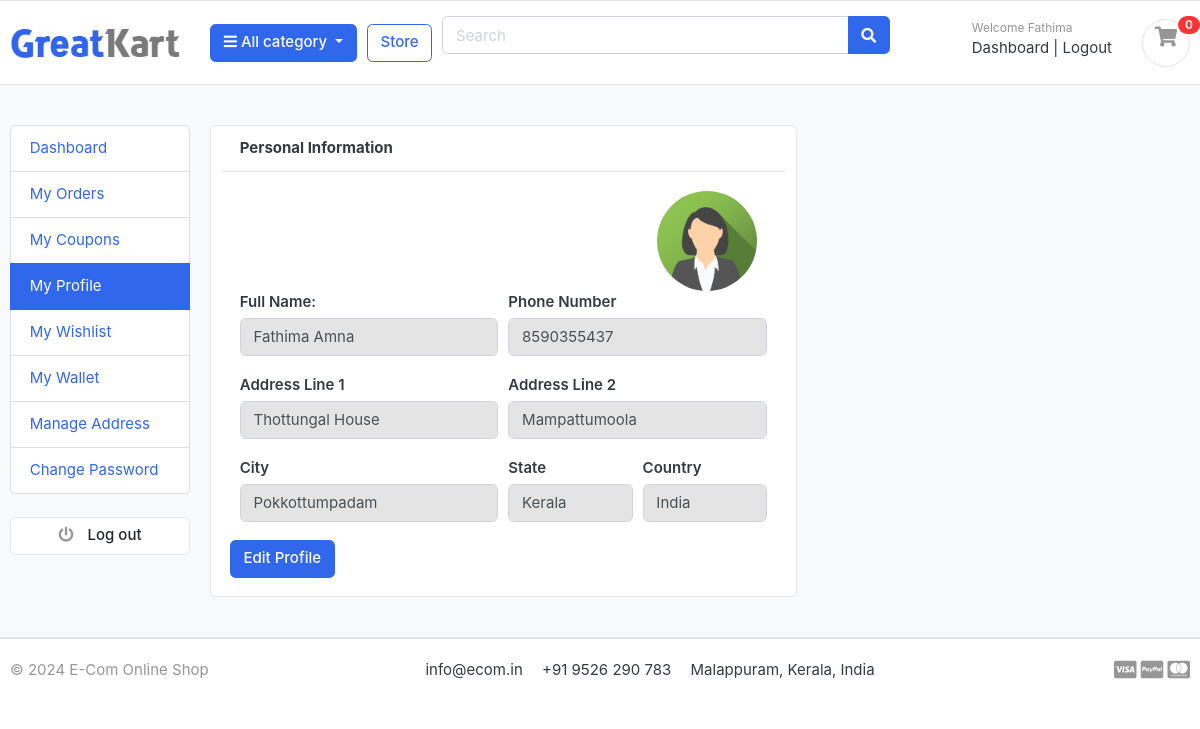
Screenshot of /accounts/my_profile/ (signed in) with the database file from the repository.
### accounts/models.py (models this page shows, shortened)
class Account(AbstractBaseUser):
    first_name = models.CharField(max_length=50)
    last_name = models.CharField(max_length=50)
    email = models.EmailField(max_length=100, unique=True)
    phone_number = models.CharField(max_length=12, unique=True, default='')
    wallet = models.FloatField(null=True, default=0.0)
    date_joined = models.DateTimeField(auto_now_add=True)
    last_login = models.DateTimeField(auto_now_add=True)
    is_admin = models.BooleanField(default=False)
    is_staff = models.BooleanField(default=False)
    is_active = models.BooleanField(default=True)
    is_superadmin = models.BooleanField(default=False)
    USERNAME_FIELD = 'email'
    REQUIRED_FIELDS = ['first_name', 'last_name', 'phone_number']
    objects = MyAccountManager()
    class Meta:
        verbose_name = 'account'
        verbose_name_plural = 'accounts'

class UserProfile(models.Model):
    user = models.OneToOneField(Account, on_delete=models.CASCADE)
    phone_number = models.CharField(blank=True, max_length=15)
    address_line_1 = models.CharField(blank=True, max_length=100)
    address_line_2 = models.CharField(blank=True, max_length=100)
    profile_picture = models.ImageField(blank=True, upload_to='userprofile')
    city = models.CharField(max_length=20, blank=True)
    state = models.CharField(max_length=20, blank=True)
    country = models.CharField(max_length=20, blank=True)

### accounts/views.py (the view)
# urls.py: path('my_profile/', views.my_profile, name='my_profile'),
@cache_control(no_cache=True, must_revalidate=True, no_store=True)
@login_required(login_url="login_user")
def my_profile(request):
    user = request.user
    userprofile = UserProfile.objects.filter(user=request.user).first()
    if userprofile:
        user_data = get_object_or_404(Account, id=user.id)
        profile_data = get_object_or_404(UserProfile, user=user)
        context = {
            "user_data": user_data,
            "profile_data": profile_data,
            "userprofile": userprofile,
        }
        return render(request, "accounts/my-profile.html", context)
    else:
        user_data = get_object_or_404(Account, id=user.id)
        context = {"user_data": user_data, "userprofile": userprofile}
        return render(request, "accounts/my-profile.html", context)

### carts/context_processors.py (called while the page is built)
def counter(request):
    cart_count = 0
    if 'admin' in request.path:
        return {}
    else:
        try:
            cart = Cart.objects.filter(cart_id = _cart_id(request))
            if request.user.is_authenticated:
                cart_items = CartItem.objects.all().filter(user=request.user)
            else:
                cart_items = CartItem.objects.all().filter(cart=cart[:1])
            for cart_item in cart_items:
                cart_count += cart_item.quantity
        except Cart.DoesNotExist:
            cart_count = 0
    return dict(cart_count=cart_count)

### carts/views.py (called while the page is built)
def _cart_id(request):
    cart = request.session.session_key
    if not cart:
        cart = request.session.create()
    return cart

### category/context_processors.py (called while the page is built)
def menu_links(request):
    links = Category.objects.all()
    return dict(links=links)

### category/models.py (called while the page is built)
    def get_url(self):
        return reverse('products_by_category', args=[self.slug])

### templates/accounts/my-profile.html (shortened to what this page needs)
{% extends 'base.html' %}
{% load static %}
{% block content %}
<section class="section-conten padding-y bg" xmlns="http://www.w3.org/1999/html">
    <div class="container">
        <div class="row">
            {% include 'includes/dashboard-sidebar.html' %}
            <main class="col-md-9">
                <article class="card col-md-8">
                    <header class="card-header">
                        <strong class="d-inline-block mr-3">Personal Information</strong>
                    </header>
                    {% if userprofile %}
                        <div class="card-body">
                            <div class="text-right col-md-12">
                                <img src="{{ profile_data.profile_picture.url }}" alt="Profile Picture" width="100" style="border-radius:50px" >
                            </div>
                            <div class="row">
                                <div class="col-md-12">
                                    <div class="form-row">
                                        <div class="form-group col-md-6">
                                            <label class="font-weight-bold">Full Name:</label>
                                            <input type="text" class="form-control" value="{{ user_data.first_name }} {{ user_data.last_name }}" readonly>
                                        </div>
                                        <div class="form-group col-md-6">
                                            <label class="font-weight-bold">Phone Number</label>
                                            <input type="text" class="form-control" value="{{ user_data.phone_number }}" readonly>
                                        </div>
                                    </div>
                                    <div class="form-row">
                                        <div class="form-group col-md-6">
                                            <label class="font-weight-bold">Address Line 1</label>
                                            <input type="text" class="form-control" value="{{ profile_data.address_line_1 }}" readonly>
                                        </div>
                                        <div class="form-group col-md-6">
                                            <label class="font-weight-bold">Address Line 2</label>
                                            <input type="text" class="form-control" value="{{ profile_data.address_line_2 }}" readonly>
                                        </div>
                                    </div>
                                    <div class="form-row">
                                        <div class="form-group col-md-6">
                                            <label class="font-weight-bold">City</label>
                                            <input type="text" class="form-control" value="{{ profile_data.city }}" readonly>
                                        </div>
                                        <div class="form-group col-md-3">
                                            <label class="font-weight-bold">State</label>
                                            <input type="text" class="form-control" value="{{ profile_data.state }}" readonly>
                                        </div>
                                        <div class="form-group col-md-3">
                                            <label class="font-weight-bold">Country</label>
                                            <input type="text" class="form-control" value="{{ profile_data.country }}" readonly>
                                        </div>
                                    </div>
                                </div>
                                <a href="{% url 'edit_profile' %}"><button class="btn btn-primary">Edit Profile</button></a>
                            </div>
                        </div>
                    {% endif %}
                </article>
            </main>
        </div>
    </div>
</section>
{% endblock %}

### templates/includes/navbar.html (shortened to what this page needs)
{% load static %}
<header class="section-header">
    <section class="header-main border-bottom">
        <div class="container">
            <div class="row align-items-center">
                <div class="col-lg-2 col-md-3 col-6">
                    <a href="{% url 'home' %}" class="brand-wrap">
                        <img class="logo" src="{% static './images/logo.png' %}">
                    </a>
                </div>
                <div class="col-lg col-sm col-md col-6 flex-grow-0">
                    <div class="category-wrap dropdown d-inline-block float-right">
                        <button type="button" class="btn btn-primary dropdown-toggle" data-toggle="dropdown">
                            <i class="fa fa-bars"></i> All category
                        </button>
                    </div>
                </div>
                <a href="{% url 'store' %}" class="btn btn-outline-primary">Store</a>
                <div class="col-lg  col-md-6 col-sm-12 col">
                    <form action="{% url 'search' %}" class="search" method="GET">
                        <div class="input-group w-100">
                            <input type="text" class="form-control" style="width:60%;" placeholder="Search" name="keyword">
                            <div class="input-group-append">
                                <button class="btn btn-primary" type="submit">
                                    <i class="fa fa-search"></i>
                                </button>
                            </div>
                        </div>
                    </form>
                </div>
                <div class="col-lg-3 col-sm-6 col-8 order-2 order-lg-3">
                    <div class="d-flex justify-content-end mb-3 mb-lg-0">
                        {% if user.id %}
                        <div class="widget-header">
                            <small class="title text-muted">Welcome {{ user.first_name }} </small>
                            <div>
                                <a href="{% url 'dashboard' %}">Dashboard</a> <span class="dark-transp"> | </span>
                                <a href="{% url 'logout_user' %}">Logout</a>
                            </div>
                        </div>
                        {% endif %}
                        <a href="{% url 'cart' %}" class="widget-header pl-3 ml-3">
                            <div class="icon icon-sm rounded-circle border"><i class="fa fa-shopping-cart pt-2"></i>
                            </div>
                            <span class="badge badge-pill badge-danger notify">{{ cart_count }}</span>
                        </a>
                    </div>
                </div>
            </div>
        </div>
    </section>
</header>

### static/css/ui.css (style rules this page uses)
html { font-family: "Inter", sans-serif; font-size: 15px; }
.icon-xs, .icon-sm, .icon-md, .icon-lg { display: inline-block; text-align: center; flex-shrink: 0; flex-grow: 0; }
.icon-sm { width: 48px; height: 48px; line-height: 48px !important; font-size: 20px; }
.padding-y { padding-top: 40px; padding-bottom: 40px; }
article:after, .form-group:after { display: block; clear: both; content: ""; }
.bg { background-color: #f8f9fa; }
.header-main { position: relative; padding-top: 1rem; padding-bottom: 1rem; }
.brand-wrap .logo, .navbar-brand .logo { margin-right: 7px; max-height: 42px; display: inline-block; }
.widget-header { display: inline-block; vertical-align: middle; position: relative; }
.widget-header a { color: #343a40; }
.widget-header i { color: #969696; }
.widget-header .title { display: block; }
.widget-header .notify { position: absolute; top: -3px; right: -10px; }
.notify { position: absolute; top: -4px; right: -10px; display: inline-block; padding: 0.25em 0.6em; font-size: 12px; line-height: 1; text-align: center; border-radius: 3rem; color: #fff; background-color: #fa3434; }

### rows the page displays
Account: first_name "Fathima", first_name "Fathima Amna", phone_number "8590355437"
UserProfile: profile_picture (picture), address_line_1 "Thottungal House", address_line_2 "Mampattumoola", city "Pokkottumpadam", state "Kerala", country "India"

### other values shown
{{ cart_count }} "0"
